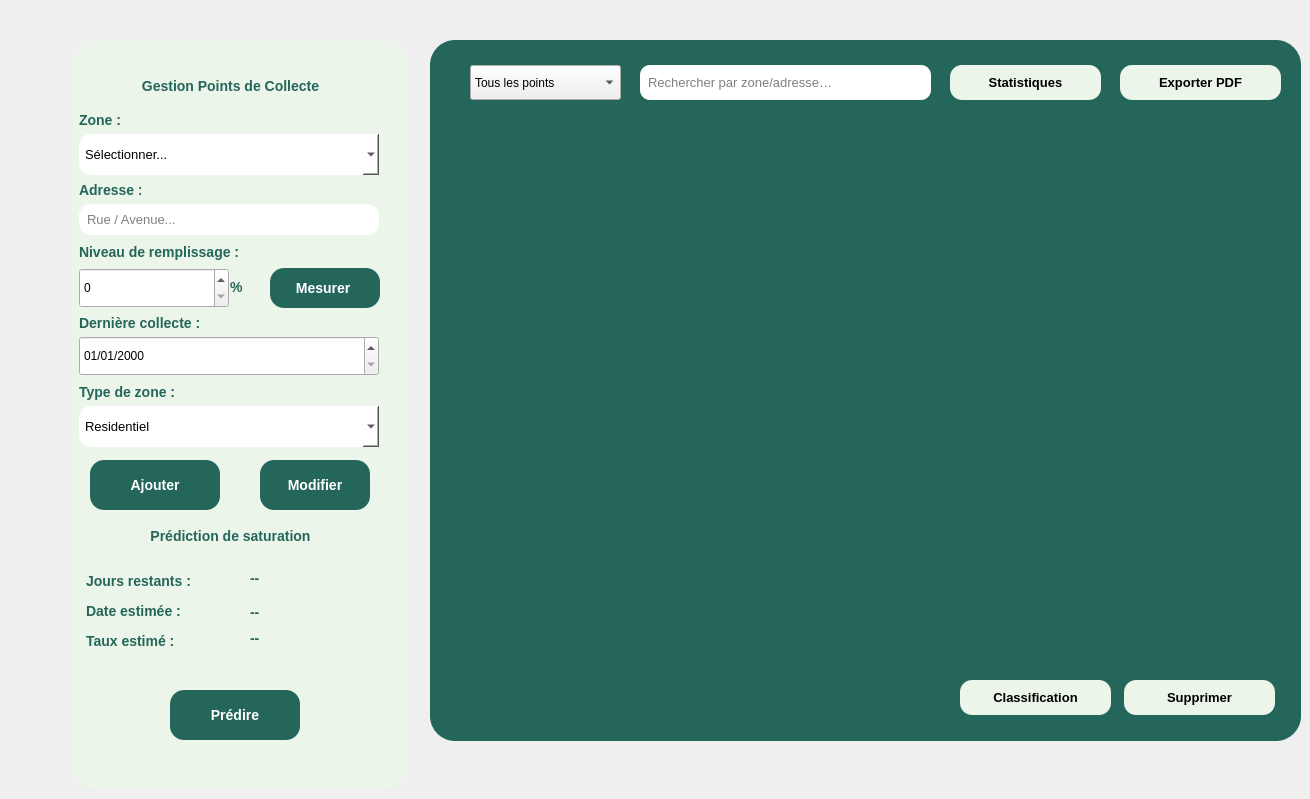
       <widget class="QWidget" name="GPC_PageTable">
        <widget class="QFrame" name="GPC_FormBox">
         <property name="geometry">
          <rect>
           <x>70</x>
           <y>40</y>
           <width>340</width>
           <height>750</height>
          </rect>
         </property>
         <property name="styleSheet">
          <string notr="true">QFrame{
 background-color:#ECF5E9;
 border-radius:30px;
}
QLabel{
 color:#25665A;
 font-weight:bold;
 font-size:14px;
}
QLineEdit, QComboBox{
 background:white;
 border-radius:12px;
 padding:6px;
 color:black;
 font-size:13px;
}
QPushButton{
 background-color:#25665A;
 color:white;
 border-radius:14px;
 padding:10px;
 font-size:14px;
 font-weight:bold;
}
QPushButton:hover{
 background-color:#1D4840;
}
       </string>
         </property>
         <property name="frameShape">
          <enum>QFrame::Shape::StyledPanel</enum>
         </property>
         <property name="frameShadow">
          <enum>QFrame::Shadow::Raised</enum>
         </property>
         <widget class="QComboBox" name="GPC_FormCmbZone">
          <property name="geometry">
           <rect>
            <x>9</x>
            <y>94</y>
            <width>300</width>
            <height>41</height>
           </rect>
          </property>
          <property name="placeholderText">
           <string>Sélectionner...</string>
          </property>
          <item>
           <property name="text">
            <string>Centre</string>
           </property>
          </item>
          <item>
           <property name="text">
            <string>Nord</string>
           </property>
          </item>
          <item>
           <property name="text">
            <string>Sud</string>
           </property>
          </item>
          <item>
           <property name="text">
            <string>Est</string>
           </property>
          </item>
          <item>
           <property name="text">
            <string>Ouest</string>
           </property>
          </item>
         </widget>
         <widget class="QLabel" name="GPC_LblZone">
          <property name="geometry">
           <rect>
            <x>9</x>
            <y>69</y>
            <width>42</width>
            <height>21</height>
           </rect>
          </property>
          <property name="font">
           <font>
            <family>Segoe UI</family>
            <pointsize>-1</pointsize>
            <bold>true</bold>
           </font>
          </property>
          <property name="text">
           <string>Zone :</string>
          </property>
         </widget>
         <widget class="QLabel" name="GPC_LblAddress">
          <property name="geometry">
           <rect>
            <x>9</x>
            <y>139</y>
            <width>62</width>
            <height>21</height>
           </rect>
          </property>
          <property name="font">
           <font>
            <family>Segoe UI</family>
            <pointsize>-1</pointsize>
            <bold>true</bold>
           </font>
          </property>
          <property name="text">
           <string>Adresse :</string>
          </property>
         </widget>
         <widget class="QLineEdit" name="GPC_FormTxtAddress">
          <property name="geometry">
           <rect>
            <x>9</x>
            <y>164</y>
            <width>300</width>
            <height>31</height>
           </rect>
          </property>
          <property name="placeholderText">
           <string>Rue / Avenue...</string>
          </property>
         </widget>
         <widget class="QLabel" name="GPC_LblLevel">
          <property name="geometry">
           <rect>
            <x>9</x>
            <y>201</y>
            <width>165</width>
            <height>21</height>
           </rect>
          </property>
          <property name="font">
           <font>
            <family>Segoe UI</family>
            <pointsize>-1</pointsize>
            <bold>true</bold>
           </font>
          </property>
          <property name="text">
           <string>Niveau de remplissage :</string>
          </property>
         </widget>
         <widget class="QSpinBox" name="GPC_FormLevel">
          <property name="geometry">
           <rect>
            <x>9</x>
            <y>228</y>
            <width>150</width>
            <height>40</height>
           </rect>
          </property>
          <property name="styleSheet">
           <string notr="true"/>
          </property>
          <property name="maximum">
           <number>100</number>
          </property>
          <property name="singleStep">
           <number>10</number>
          </property>
         </widget>
         <widget class="QLabel" name="GPC_LblDate">
          <property name="geometry">
           <rect>
            <x>9</x>
            <y>272</y>
            <width>123</width>
            <height>21</height>
           </rect>
          </property>
          <property name="text">
           <string>Dernière collecte :</string>
          </property>
         </widget>
         <widget class="QLabel" name="GPC_LblType">
          <property name="geometry">
           <rect>
            <x>9</x>
            <y>341</y>
            <width>97</width>
            <height>21</height>
           </rect>
          </property>
          <property name="text">
           <string>Type de zone :</string>
          </property>
         </widget>
         <widget class="QDateEdit" name="GPC_FormDate">
          <property name="geometry">
           <rect>
            <x>9</x>
            <y>296</y>
            <width>300</width>
            <height>40</height>
           </rect>
          </property>
          <property name="displayFormat">
           <string>dd/MM/yyyy</string>
          </property>
         </widget>
         <widget class="QComboBox" name="GPC_FormCmbPriority">
          <property name="geometry">
           <rect>
            <x>9</x>
            <y>366</y>
            <width>300</width>
            <height>41</height>
           </rect>
          </property>
          <property name="styleSheet">
           <string notr="true"/>
          </property>
          <item>
           <property name="text">
            <string>Residentiel</string>
           </property>
          </item>
          <item>
           <property name="text">
            <string>Commercial</string>
           </property>
          </item>
          <item>
           <property name="text">
            <string>Industriel</string>
           </property>
          </item>
          <item>
           <property name="text">
            <string>Parc</string>
           </property>
          </item>
         </widget>
         <widget class="QPushButton" name="GPC_BtnModifier">
          <property name="geometry">
           <rect>
            <x>190</x>
            <y>420</y>
            <width>110</width>
            <height>50</height>
           </rect>
          </property>
          <property name="styleSheet">
           <string notr="true"/>
          </property>
          <property name="text">
           <string>Modifier</string>
          </property>
         </widget>
         <widget class="QPushButton" name="GPC_BtnSave">
          <property name="geometry">
           <rect>
            <x>20</x>
            <y>420</y>
            <width>130</width>
            <height>50</height>
           </rect>
          </property>
          <property name="styleSheet">
           <string notr="true"/>
          </property>
          <property name="text">
           <string>Ajouter</string>
          </property>
         </widget>
         <widget class="QLabel" name="GPC_Title_3">
          <property name="geometry">
           <rect>
            <x>50</x>
            <y>20</y>
            <width>221</width>
            <height>51</height>
           </rect>
          </property>
          <property name="font">
           <font>
            <family>Segoe UI</family>
            <pointsize>12</pointsize>
            <italic>false</italic>
            <bold>true</bold>
           </font>
          </property>
          <property name="styleSheet">
           <string notr="true">
font: 700 12pt &quot;Segoe UI&quot;;
</string>
          </property>
          <property name="text">
           <string>Gestion Points de Collecte</string>
          </property>
          <property name="alignment">
           <set>Qt::AlignmentFlag::AlignCenter</set>
          </property>
         </widget>
         <widget class="QLabel" name="GPC_lblper">
          <property name="geometry">
           <rect>
            <x>160</x>
            <y>231</y>
            <width>31</width>
            <height>31</height>
           </rect>
          </property>
          <property name="font">
           <font>
            <family>Segoe UI</family>
            <pointsize>14</pointsize>
            <italic>false</italic>
            <bold>true</bold>
           </font>
          </property>
          <property name="styleSheet">
           <string notr="true">font: 700 14pt &quot;Segoe UI&quot;;
</string>
          </property>
          <property name="text">
           <string>%</string>
          </property>
         </widget>
         <widget class="QLabel" name="GPC_Title_4">
          <property name="geometry">
           <rect>
            <x>50</x>
            <y>470</y>
            <width>221</width>
            <height>51</height>
           </rect>
          </property>
          <property name="font">
           <font>
            <family>Segoe UI</family>
            <pointsize>12</pointsize>
            <italic>false</italic>
            <bold>true</bold>
           </font>
          </property>
          <property name="styleSheet">
           <string notr="true">
font: 700 12pt &quot;Segoe UI&quot;;
</string>
          </property>
          <property name="text">
           <string>Prédiction de saturation</string>
          </property>
          <property name="alignment">
           <set>Qt::AlignmentFlag::AlignCenter</set>
          </property>
         </widget>
         <widget class="QLabel" name="GPC_LblDaysTitle">
          <property name="geometry">
           <rect>
            <x>16</x>
            <y>530</y>
            <width>109</width>
            <height>21</height>
           </rect>
          </property>
          <property name="font">
           <font>
            <family>Segoe UI</family>
            <pointsize>-1</pointsize>
            <bold>true</bold>
           </font>
          </property>
          <property name="text">
           <string>Jours restants :</string>
          </property>
         </widget>
         <widget class="QLabel" name="GPC_LblPredictDays">
          <property name="geometry">
           <rect>
            <x>180</x>
            <y>530</y>
            <width>80</width>
            <height>16</height>
           </rect>
          </property>
          <property name="text">
           <string>--</string>
          </property>
         </widget>
         <widget class="QLabel" name="GPC_LblDateTitle">
          <property name="geometry">
           <rect>
            <x>16</x>
            <y>560</y>
            <width>109</width>
            <height>21</height>
           </rect>
          </property>
          <property name="font">
           <font>
            <family>Segoe UI</family>
            <pointsize>-1</pointsize>
            <bold>true</bold>
           </font>
          </property>
          <property name="text">
           <string>Date estimée :</string>
          </property>
         </widget>
         <widget class="QLabel" name="GPC_LblPredictDate">
          <property name="geometry">
           <rect>
            <x>180</x>
            <y>564</y>
            <width>80</width>
            <height>16</height>
           </rect>
          </property>
          <property name="text">
           <string>--</string>
          </property>
         </widget>
         <widget class="QLabel" name="GPC_LblRateTitle">
          <property name="geometry">
           <rect>
            <x>16</x>
            <y>590</y>
            <width>109</width>
            <height>21</height>
           </rect>
          </property>
          <property name="font">
           <font>
            <family>Segoe UI</family>
            <pointsize>-1</pointsize>
            <bold>true</bold>
           </font>
          </property>
          <property name="text">
           <string>Taux estimé :</string>
          </property>
         </widget>
         <widget class="QLabel" name="GPC_LblPredictRate">
          <property name="geometry">
           <rect>
            <x>180</x>
            <y>590</y>
            <width>110</width>
            <height>16</height>
           </rect>
          </property>
          <property name="text">
           <string>--</string>
          </property>
         </widget>
         <widget class="QPushButton" name="GPC_BtnPredict">
          <property name="geometry">
           <rect>
            <x>100</x>
            <y>650</y>
            <width>130</width>
            <height>50</height>
           </rect>
          </property>
          <property name="styleSheet">
           <string notr="true"/>
          </property>
          <property name="text">
           <string>Prédire</string>
          </property>
         </widget>
         <widget class="QPushButton" name="GPC_BtnMeasure">
          <property name="geometry">
           <rect>
            <x>200</x>
            <y>228</y>
            <width>110</width>
            <height>40</height>
           </rect>
          </property>
          <property name="styleSheet">
           <string notr="true"/>
          </property>
          <property name="text">
           <string>Mesurer </string>
          </property>
         </widget>
        </widget>
        <widget class="QFrame" name="GPC_frameTablePoints">
         <property name="geometry">
          <rect>
           <x>430</x>
           <y>40</y>
           <width>871</width>
           <height>701</height>
          </rect>
         </property>
         <property name="styleSheet">
          <string notr="true">
QFrame{
 background-color:#25665A;
 border-radius:25px;
}
QHeaderView::section{
 background-color:#25665A;
 color:white;
 font-weight:bold;
}


QPushButton{
 background:#ECF5E9;
 border-radius:12px;
 padding:6px;
 font-size:13px;
 font-weight:bold;
}
QPushButton:hover{
 background:#D6EAD6;
}
QLineEdit{
 background:white;
 border-radius:10px;
 padding:6px;
 font-size:13px;
 color:black;
}
QTableView {
    background-color: rgb(37, 102, 90);
    font-size: 11px;
    selection-background-color: :rgb(185, 244, 156);
	border-radius:20px
}

QHeaderView::section {
    background-color: #36656B;
    color: white;
    padding: 8px;
    border: none;
    font-weight: bold;
}

QTableView::item {
    padding: 6px;
}

QTableView::item:selected {
    background-color: #75B06F;
    color: white;
}

       </string>
         </property>
         <property name="frameShape">
          <enum>QFrame::Shape::StyledPanel</enum>
         </property>
         <property name="frameShadow">
          <enum>QFrame::Shadow::Raised</enum>
         </property>
         <widget class="QPushButton" name="GPC_BtnExport">
          <property name="geometry">
           <rect>
            <x>690</x>
            <y>25</y>
            <width>161</width>
            <height>35</height>
           </rect>
          </property>
          <property name="styleSheet">
           <string notr="true"/>
          </property>
          <property name="text">
           <string>Exporter PDF</string>
          </property>
         </widget>
         <widget class="QPushButton" name="GPC_BtnStats">
          <property name="geometry">
           <rect>
            <x>520</x>
            <y>25</y>
            <width>151</width>
            <height>35</height>
           </rect>
          </property>
          <property name="styleSheet">
           <string notr="true">color: rgb(0, 0, 0);</string>
          </property>
          <property name="text">
           <string>Statistiques</string>
          </property>
         </widget>
         <widget class="QLineEdit" name="GPC_TxtSearch">
          <property name="geometry">
           <rect>
            <x>210</x>
            <y>25</y>
            <width>291</width>
            <height>35</height>
           </rect>
          </property>
          <property name="placeholderText">
           <string>Rechercher par zone/adresse…</string>
          </property>
         </widget>
         <widget class="QComboBox" name="GPC_CmbFilter">
          <property name="geometry">
           <rect>
            <x>40</x>
            <y>25</y>
            <width>151</width>
            <height>35</height>
           </rect>
          </property>
          <item>
           <property name="text">
            <string>Tous les points</string>
           </property>
          </item>
          <item>
           <property name="text">
            <string>Priorité: Basse</string>
           </property>
          </item>
          <item>
           <property name="text">
            <string>Priorité: Urgente</string>
           </property>
          </item>
         </widget>
         <widget class="QTableView" name="gpcTableView">
          <property name="geometry">
           <rect>
            <x>20</x>
            <y>90</y>
            <width>841</width>
            <height>530</height>
           </rect>
          </property>
          <property name="styleSheet">
           <string notr="true">color: rgb(255, 255, 255);</string>
          </property>
         </widget>
         <widget class="QPushButton" name="gpcBtnSupprimer">
          <property name="geometry">
           <rect>
            <x>694</x>
            <y>640</y>
            <width>151</width>
            <height>35</height>
           </rect>
          </property>
          <property name="styleSheet">
           <string notr="true">color: rgb(0, 0, 0);</string>
          </property>
          <property name="text">
           <string>Supprimer</string>
          </property>
         </widget>
         <widget class="QPushButton" name="GPC_BtnClassification">
          <property name="geometry">
           <rect>
            <x>530</x>
            <y>640</y>
            <width>151</width>
            <height>35</height>
           </rect>
          </property>
          <property name="styleSheet">
           <string notr="true">color: rgb(0, 0, 0);</string>
          </property>
          <property name="text">
           <string>Classification</string>
          </property>
         </widget>
        </widget>
       </widget>
